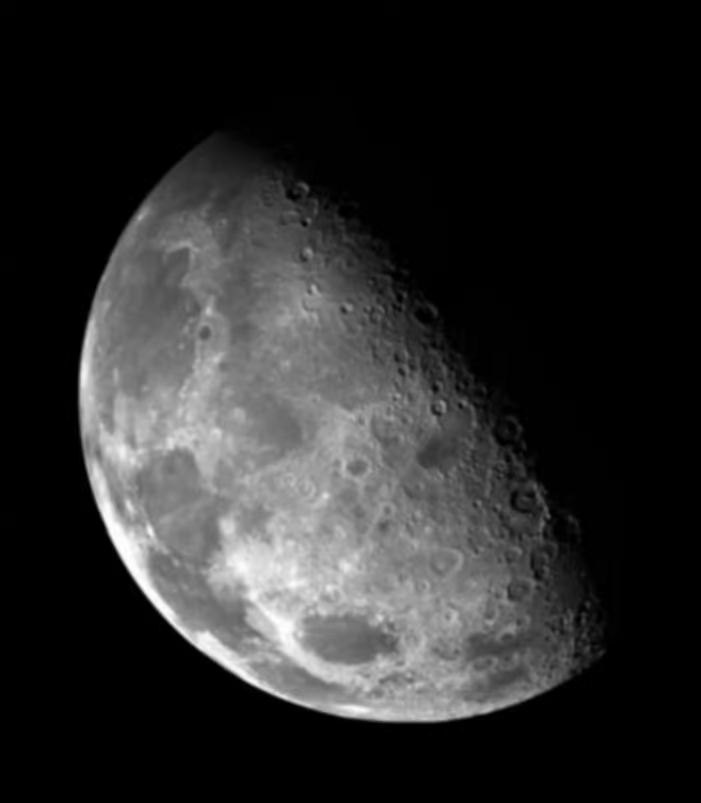
#> input picture 220962018/OpenCV/Lab3/assets/4983606056845312.png, 701 x 803 px, found by its file name
$ python Q2.py   (older library calls are emulated)
#> lines starting #> are read from the running program, lines starting #| are printed output that depends on the picture
import cv2
import numpy as np
import matplotlib.pyplot as plt


def compute_gradient(image_path):
    # Load the image in grayscale
    image = cv2.imread(image_path, cv2.IMREAD_GRAYSCALE)
#> image is the input picture: shape (803, 701); min 0, max 255, mean 42.8
    if image is None:
        raise ValueError(f"Image at path {image_path} not found.")

    # Compute gradients in x and y direction using Sobel operator
    grad_x = cv2.Sobel(image, cv2.CV_64F, 1, 0, ksize=3)
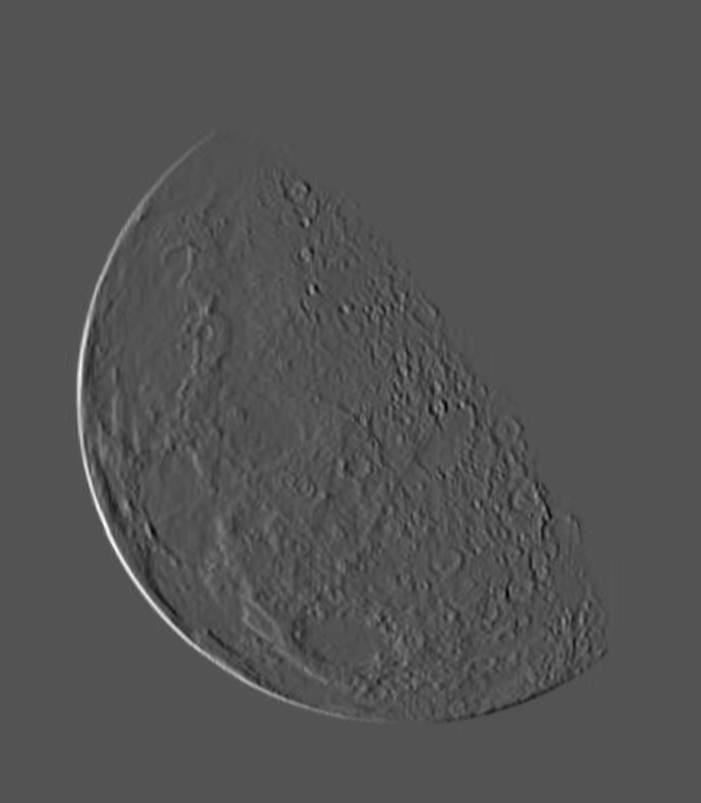
#> grad_x: shape (803, 701) float64; min -227, max 466, mean 0; drawn with min black and max white
    grad_y = cv2.Sobel(image, cv2.CV_64F, 0, 1, ksize=3)
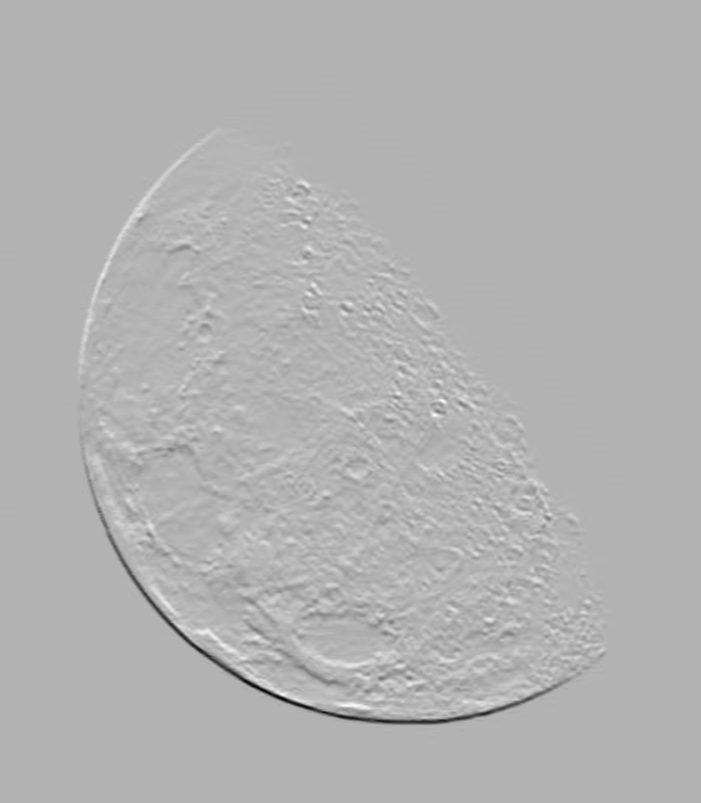
#> grad_y: shape (803, 701) float64; min -457, max 195, mean 0; drawn with min black and max white

    # Compute gradient magnitude
    gradient_magnitude = np.sqrt(grad_x ** 2 + grad_y ** 2)
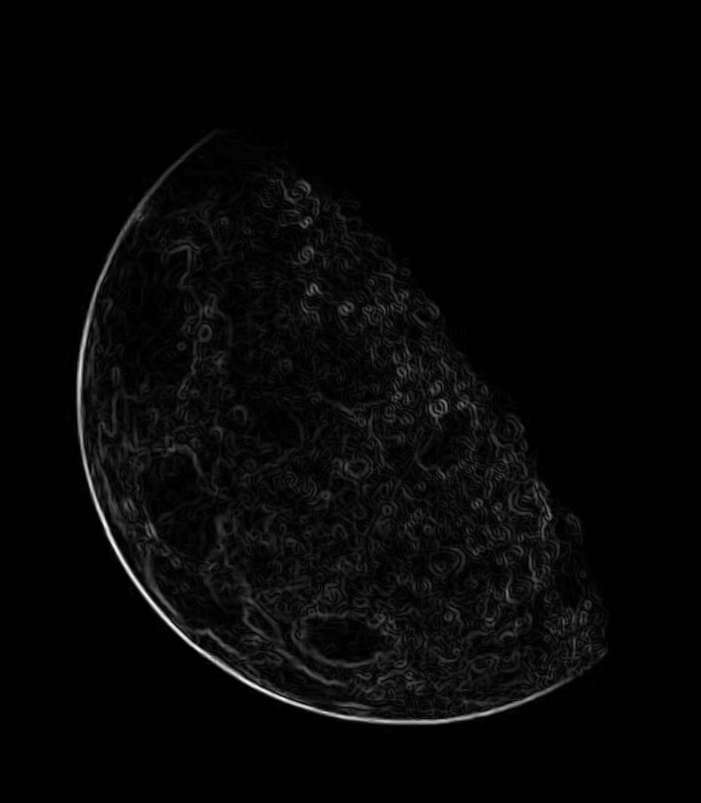
#> gradient_magnitude: shape (803, 701) float64; min 0, max 513.5, mean 13.2; drawn with min black and max white

    # Compute gradient direction
    gradient_direction = np.arctan2(grad_y, grad_x) * (180 / np.pi) % 360
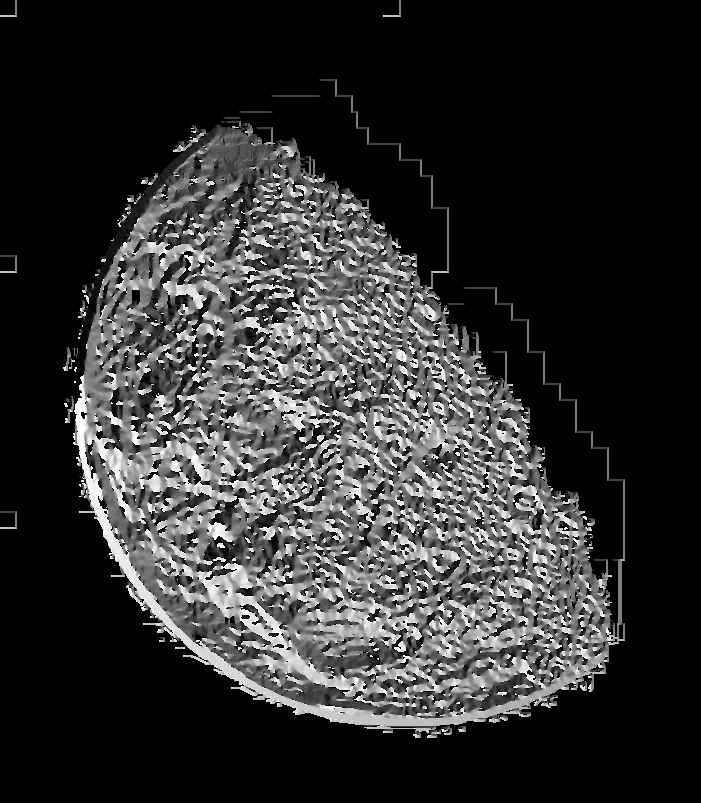
#> gradient_direction: shape (803, 701) float64; min 0, max 359.9, mean 68.2; drawn with min black and max white

    # Display results
    plt.figure(figsize=(12, 6))

    plt.subplot(1, 3, 1)
    plt.title('Original Image')
    plt.imshow(image, cmap='gray')

    plt.subplot(1, 3, 2)
    plt.title('Gradient Magnitude')
    plt.imshow(gradient_magnitude, cmap='gray')

    plt.subplot(1, 3, 3)
    plt.title('Gradient Direction')
    plt.imshow(gradient_direction, cmap='hsv')

    plt.show()


# Example usage
compute_gradient('/home/student/220962018/OpenCV/Lab3/assets/4983606056845312.png')
